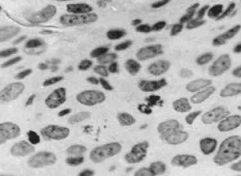
#> input picture tp02/cellules.png, 241 x 176 px
$ jupyter execute TP1.ipynb
#> lines starting #> are read from the running program, lines starting #| are printed output that depends on the picture
# TP1 : Histogramme et seuillage

Objectifs :

* Étudier la notion d’histogramme
* Extraire des caractéristiques (brillance, contraste…,) de l’image à partir de son histogramme
* Binariser une image par seuillage (manuel et automatique) de son histogramme
* Améliorer l’image par application de transformation sur son histogramme (étirement et égalisation)
* Mise en œuvre avec Python

Dans ce TP, nous allons travailler seulement avec des images en niveaux de gris où chaque niveau de gris est codé sur 1 octet. Il y a donc 256 niveaux de gris accessibles...

## Import des modules de base

Exécutez la cellule suivante afin d'importer les modules **Numpy**, **Matplotlib** et **OpenCV**. Cette cellule doit être exécutée à chaque fois que vous réinitialisez le _kernel_.

[cell 1]
import numpy as np
import matplotlib.pyplot as plt
import cv2 as cv

## 1 Histogramme

L’histogramme d’une image indique le nombre de pixels existant pour chaque valeur. Calculer l’histogramme de l’image en niveaux de gris, c’est, en d’autres termes, compter combien il y a de pixels pour chaque nuance de gris.

**1.1** Complétez la fonction ```histogramme``` qui calcule, dans un vecteur de taille 256, l’histogramme d’une image en niveaux de gris ($n \in [0...255]$).
Quelques fonctions qui pourraient être utiles :
* _imread_ de **OpenCV** pour lire l’image,
* _zeros_ de **Numpy** pour initialiser à 0 le vecteur,
* _shape_ pour obtenir le nombre de lignes et de colonnes de l’image.

[cell 2]
def histogramme(img):
    # Initialiser un vecteur de taille 256 à 0
    hist = np.zeros(256, dtype=int)

    # Obtenir les dimensions de l'image
    rows, cols = img.shape

    # Calculer l'histogramme
    for i in range(rows):
        for j in range(cols):
            hist[img[i, j]] += 1

    return hist

**1.2** Testez votre fonction sur les images _cellules.png_ et _irmCerveau.png_ affichées ci-dessous (téléchargées à partir de Moodle dans le même répertoire que ce notebook).
Attention, même si visuellement les images ne semblent pas en couleur, elles peuvent être sur 3 canaux. Après avoir lu l’image en utilisant _cv.imread_, vérifiez que la variable est bien en 2 dimensions à l’aide de _shape_. Si non (3 dimensions), alors pour importer une image couleur en niveau de gris, il faut ajouter le paramètre _0_ dans la fonction _imread_ d’_opencv2_ : ```irm=cv.imread("irmCerveau.png",0)```


[cell 3]
# Chargez les images cellules.png et irmCerveau.png

cellules = cv.imread('cellules.png', cv.IMREAD_GRAYSCALE)
#> cellules is the input picture: shape (176, 241); min 23, max 240, mean 176.9
irm = cv.imread('irmCerveau.png', cv.IMREAD_GRAYSCALE)
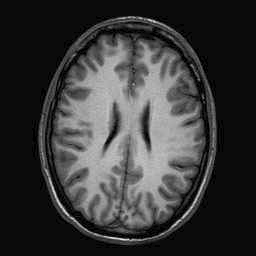
#> input picture tp02/irmCerveau.png, 256 x 256 px
#> irm is the input picture: shape (256, 256); min 0, max 230, mean 57

# Testez les fonction histogramme sur ces deux images

hist_cellules = histogramme(cellules)
#> hist_cellules = 256 values, max 1125 at index 209, min 0 at index 0, mean 165.7
hist_irm = histogramme(irm)
#> hist_irm = 256 values, max 30568 at index 11, min 0 at index 1, mean 256

**1.3** Affichez les histogrammes des deux images (fonction utile : _plot_ de _matplotlib.pyplot_). Commentez.

[cell 4]
# Affichez les histogrammes

plt.figure()
plt.plot(hist_cellules)
plt.title('Histogramme de l\'image cellules.png')
plt.show()
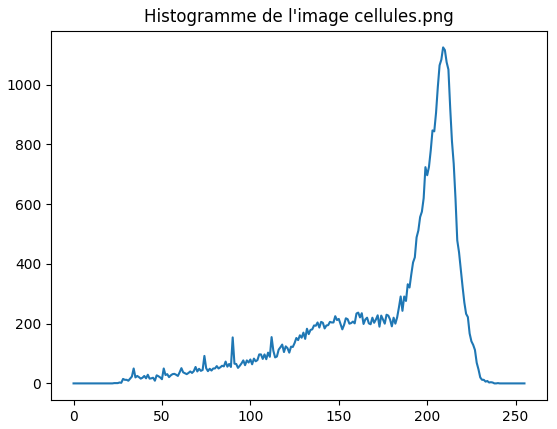
#> figure drawn by matplotlib, 1 panel; curve peaks at x = 209, y = 1125

plt.figure()
plt.plot(hist_irm)
plt.title('Histogramme de l\'image irmCerveau.png')
plt.show()
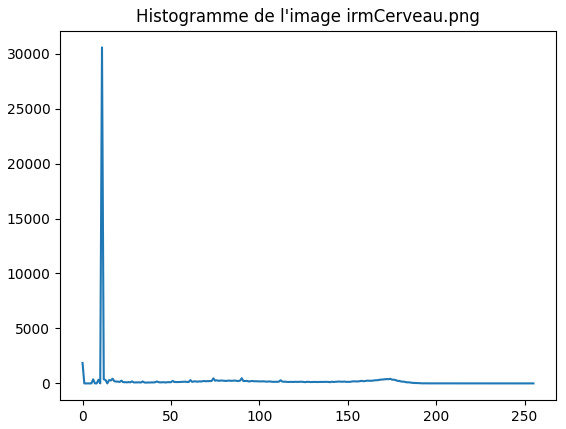
#> figure drawn by matplotlib, 1 panel; curve peaks at x = 11, y = 30568

## 2 Histogramme cumulé

Le principe de l’histogramme cumulé (pas vu en amphi) est le même que pour l’histogramme, si ce n’est que pour toute valeur de niveau de gris $n$, on calcule non pas le nombre de pixels de cette valeur dans l’image, mais on cumule le nombre de pixels de valeur inférieure ou égale $n$ dans l’image.

**2.1** Ecrivez une fonction ```histogrammeCumule``` qui calcule, dans un vecteur de taille 256, l’histogramme cumulé de l’image.

[cell 5]
def histogrammeCumule(img):
    # Initialiser un vecteur de taille 256 à 0
    hist = np.zeros(256, dtype=int)

    # Obtenir les dimensions de l'image
    rows, cols = img.shape
#> rows = 176; cols = 241

    # Calculer l'histogramme
    for i in range(rows):
        for j in range(cols):
            hist[img[i, j]] += 1

    # Calculer l'histogramme cumulé
    hist_cumule = np.zeros(256, dtype=int)
    hist_cumule[0] = hist[0]
    for i in range(1, 256):
        hist_cumule[i] = hist_cumule[i - 1] + hist[i]
#> after the loop, hist_cumule = 256 values from 0 to 42416

    return hist_cumule

**2.2** Testez votre fonction sur les mêmes images que précédemment.

[cell 6]
# Testez la fonction histogrammeCumule sur les deux images

hist_cumule_cellules = histogrammeCumule(cellules)
#> hist_cumule_cellules = 256 values from 0 to 42416
hist_cumule_irm = histogrammeCumule(irm)
#> hist_cumule_irm = 256 values from 1862 to 65536

**2.3** Trouvez le code permettant d'afficher les histogrammes cumulés. Vous devez obtenir des résultats similaires aux histogrammes ci-dessous.


[cell 7]
# Affichez les histogrammes cumulés

plt.figure()
plt.plot(hist_cumule_cellules)
plt.title('Histogramme cumulé de l\'image cellules.png')
plt.show()
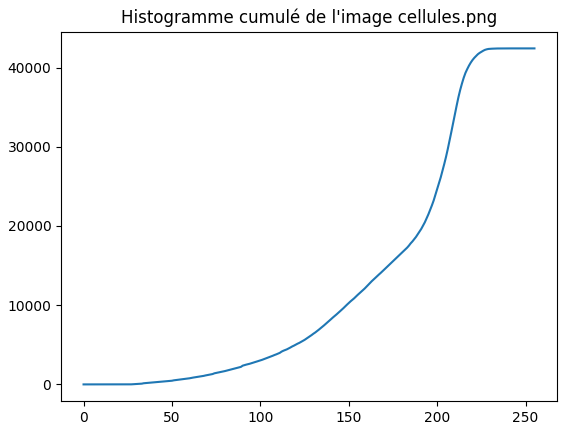
#> figure drawn by matplotlib, 1 panel; curve peaks at x = 240, y = 42416

plt.figure()
plt.plot(hist_cumule_irm)
plt.title('Histogramme cumulé de l\'image irmCerveau.png')
plt.show()
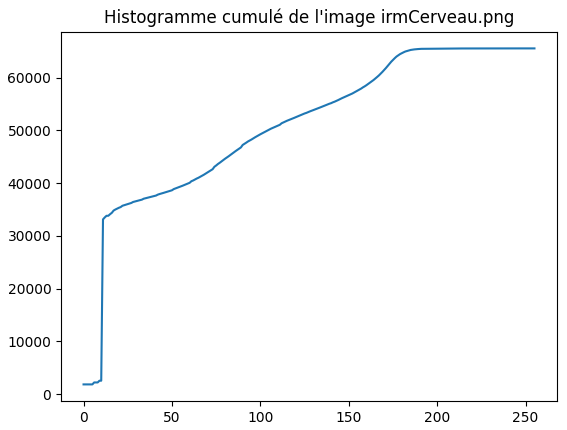
#> figure drawn by matplotlib, 1 panel; curve peaks at x = 230, y = 65536
